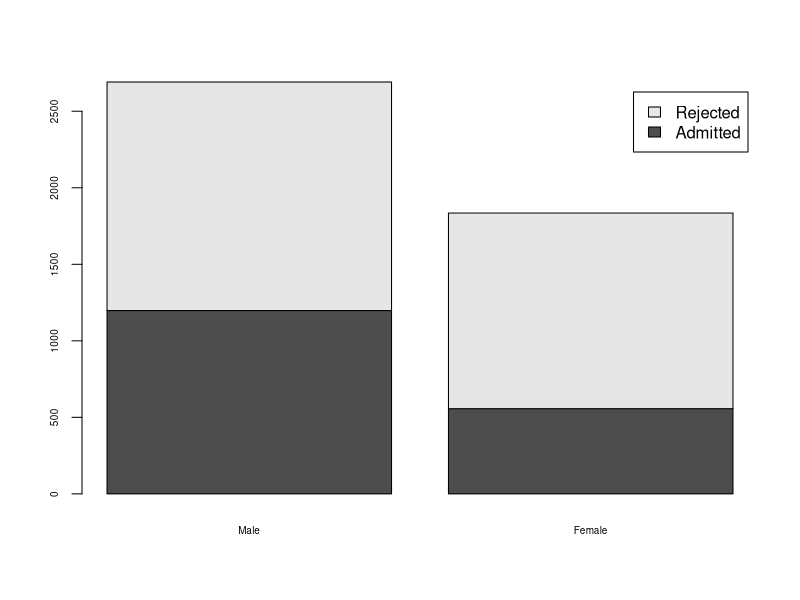
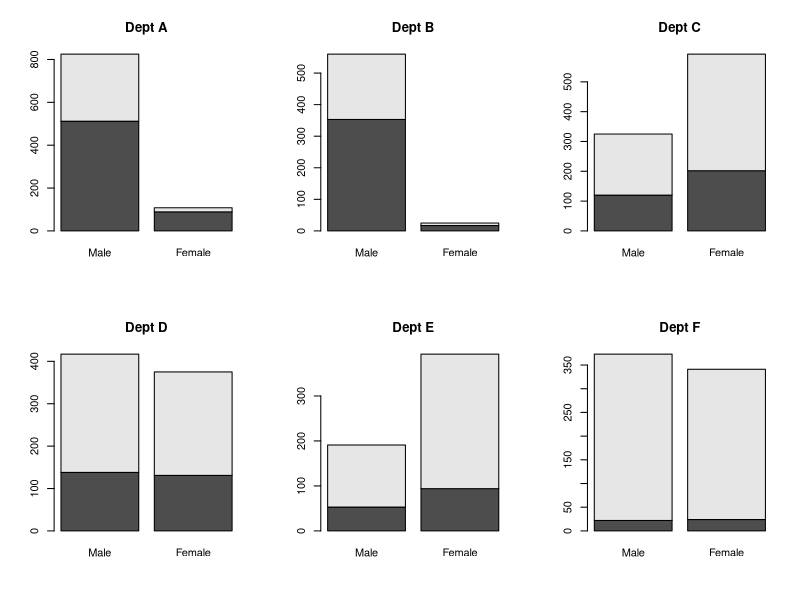

R code for these plots, in order:
data = UCBAdmissions
str(data)
summary(data)

TotalAdmit=apply(data, c(1, 2), sum)

barplot(TotalAdmit,legend = rownames(TotalAdmit),cex.axis=0.6,cex.lab=0.6,cex.names=0.6,cex=0.6)

ODTotal=TotalAdmit[1,1]*TotalAdmit[2,2]/(TotalAdmit[1,2]*TotalAdmit[2,1])
chisq.test(TotalAdmit,correct=FALSE)
data

odds.ratio=function(x,addtocounts=0){
  x=x+addtocounts
  (x[1,1]*x[2,2])/(x[1,2]*x[2,1])
}
OD<-round(apply(data,1,odds.ratio),2);OD

AdmitRates<-round(prop.table(margin.table(UCBAdmissions,c(1,3)),2),2)

par(mfrow=c(2,3))
for (i in 1:6) 
  barplot(data[,,i],legend.text=FALSE,main=paste("Dept",LETTERS[i],sep=" "))

DeptResults <- prop.table(data,c(2,3))
DeptResults
DeptResults[1,,]

FirstTwoColumn<-matrix(data,ncol=2,byrow=TRUE,dimnames=list(NULL,c("Admitted","Rejected")))
Gender<-rep(c("Male","Female"),6)
Dept<-rep(c("A","B","C","D","E","F"),each=2)
data1 <- data.frame(FirstTwoColumn,Gender,Dept)


MLogit1=glm(cbind(Admitted,Rejected)~Gender+Dept,family=binomial(link=logit),data=data1)
#             contrasts=list(Dept=contr.treatment(6,base=6,contrasts=TRUE)))
summary(MLogit1)

MLogit2=glm(cbind(Admitted,Rejected)~Gender+Dept,family=binomial(link=logit),data=data1,subset = (Dept != "A"))
summary(MLogit2)


MLogit3=glm(cbind(Admitted,Rejected)~Dept,family=binomial(link=logit),data=data1,subset = (Dept != "A"))
summary(MLogit3)

